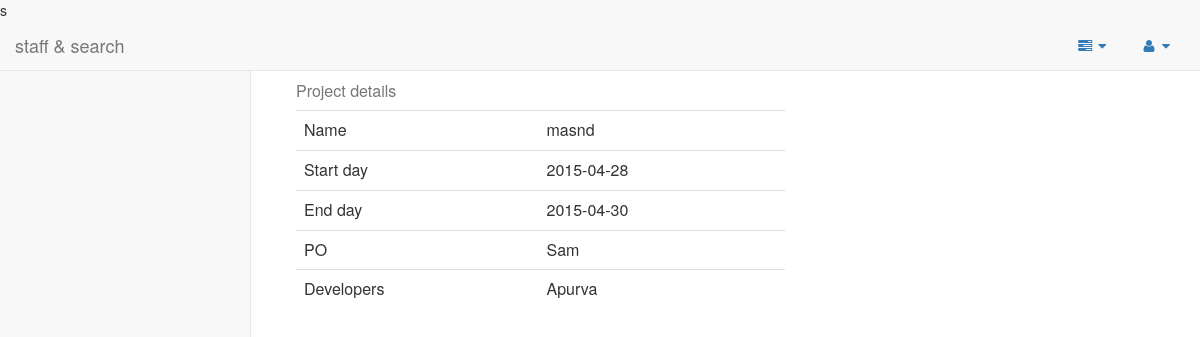
Before: /admin/project_details.php?id=7 with the older database file.
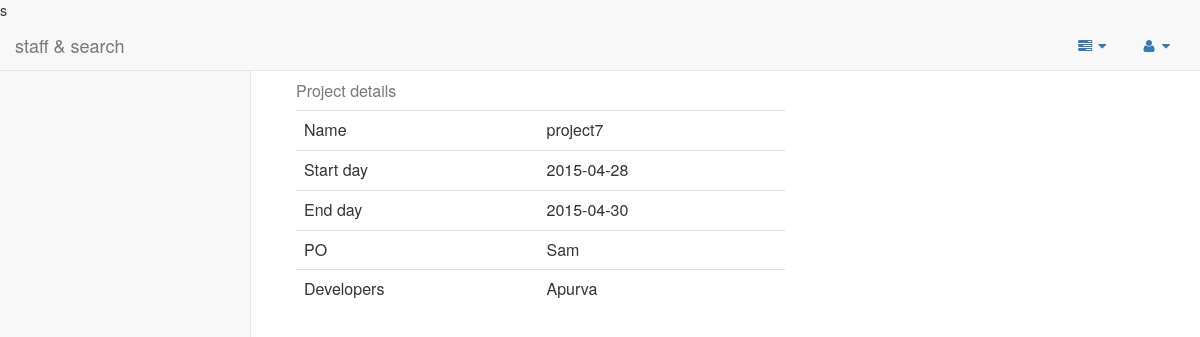
After: the same page with the newer database file.
### tables this page shows
CREATE TABLE IF NOT EXISTS `projects` (
`project_id` int(11) NOT NULL,
  `name` varchar(50) NOT NULL,
  `start_day` date NOT NULL,
  `end_day` date NOT NULL,
  `description` text NOT NULL,
  `tech` text NOT NULL
);

### admin/project_details.php (the view, shortened to what this page needs)
s<?php
    include("header.php");
    $project_id = $_GET['id'];
?>
<body>
    <div id="wrapper">
       <?php
        include 'side_and_menu.php';
       ?>
       <?php
       $query = "SELECT * from projects where project_id = '$project_id'";
       $result = mysql_query($query);
       $row = mysql_fetch_array($result);
       ?>
    <div id="page-wrapper">
    <div class="col-md-7">
       <table class="table">
         <caption>Project details</caption>
         <tbody>
           <tr>
           <td>Name</td>
             <td>
               <?php
                echo $row["name"];
               ?>
             </td>
           </tr>
           <tr>
             <td>
              Start day
             </td>
             <td>
              <?php
              echo $row["start_day"];
              ?>
             </td>
           </tr>
           <tr>
             <td>
              End day
             </td>
             <td>
              <?php
              echo $row["end_day"];
              ?>
             </td>
           </tr>
           <tr>
           <td>
             PO
           </td>
          <td>
            <?php
              $po_id_from_map = mysql_fetch_array( mysql_query("SELECT po_id from project_po_map where project_id = '$project_id'"));
              echo mysql_fetch_array(mysql_query("select name from po_list where po_id ='".$po_id_from_map['0']."'"))['0']
            ?>
          </td>
           </tr>
           <tr>
           <td>
            Developers
           </td>
            <td>
              <?php
                $res = mysql_query("select dev_id from developer_project_map where project_id='".$project_id."'");
                $dev_id = array();
                while ($row = mysql_fetch_assoc($res)) {
                  $dev_id[] = $row["dev_id"];
                }
                $dev_id = implode(",", $dev_id);
                $res2 = mysql_query("select name from developers where dev_id in ($dev_id)");
                $dev_id2 = array();
                while ($row = mysql_fetch_assoc($res2)) {
                  $dev_id2[] = $row["name"];
                }
               echo implode(", ",$dev_id2);
              ?>
            </td>
           </tr>
         </tbody>
       </table>
       </div>
    </div>
    </div>
</body>
</html>

Changed rows visible on the page:
changed projects: name "masnd" → "project7"
